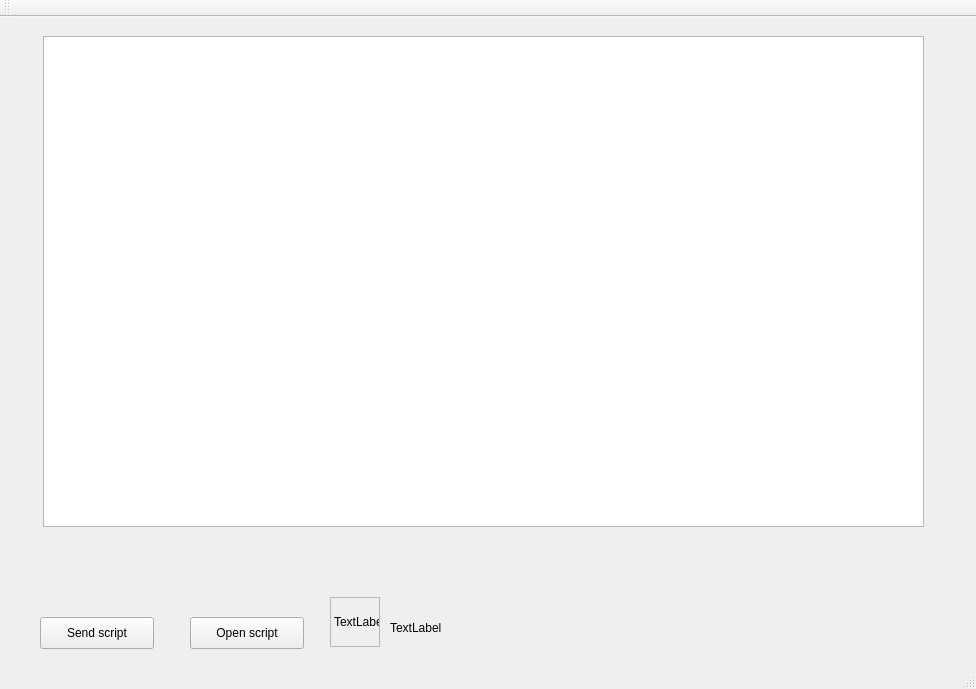
<?xml version="1.0" encoding="UTF-8"?>
<ui version="4.0">
 <class>MainWindow</class>
 <widget class="QMainWindow" name="MainWindow">
  <property name="geometry">
   <rect>
    <x>0</x>
    <y>0</y>
    <width>976</width>
    <height>689</height>
   </rect>
  </property>
  <property name="windowTitle">
   <string>MainWindow</string>
  </property>
  <widget class="QWidget" name="centralWidget">
   <widget class="QPushButton" name="sendResult">
    <property name="geometry">
     <rect>
      <x>40</x>
      <y>600</y>
      <width>114</width>
      <height>32</height>
     </rect>
    </property>
    <property name="text">
     <string>Send script</string>
    </property>
   </widget>
   <widget class="QPushButton" name="getResult">
    <property name="geometry">
     <rect>
      <x>190</x>
      <y>600</y>
      <width>114</width>
      <height>32</height>
     </rect>
    </property>
    <property name="text">
     <string>Open script</string>
    </property>
    <property name="autoRepeatInterval">
     <number>102</number>
    </property>
   </widget>
   <widget class="CodeEditor" name="plainTextEdit">
    <property name="geometry">
     <rect>
      <x>43</x>
      <y>19</y>
      <width>881</width>
      <height>491</height>
     </rect>
    </property>
   </widget>
   <widget class="QLabel" name="loadLable">
    <property name="enabled">
     <bool>true</bool>
    </property>
    <property name="geometry">
     <rect>
      <x>330</x>
      <y>580</y>
      <width>50</width>
      <height>50</height>
     </rect>
    </property>
    <property name="minimumSize">
     <size>
      <width>50</width>
      <height>50</height>
     </size>
    </property>
    <property name="maximumSize">
     <size>
      <width>50</width>
      <height>50</height>
     </size>
    </property>
    <property name="focusPolicy">
     <enum>Qt::WheelFocus</enum>
    </property>
    <property name="acceptDrops">
     <bool>true</bool>
    </property>
    <property name="frameShape">
     <enum>QFrame::StyledPanel</enum>
    </property>
    <property name="frameShadow">
     <enum>QFrame::Sunken</enum>
    </property>
    <property name="text">
     <string>TextLabel</string>
    </property>
   </widget>
   <widget class="QLabel" name="textLoadingLabel">
    <property name="geometry">
     <rect>
      <x>390</x>
      <y>600</y>
      <width>301</width>
      <height>21</height>
     </rect>
    </property>
    <property name="text">
     <string>TextLabel</string>
    </property>
   </widget>
  </widget>
  <widget class="QMenuBar" name="menuBar">
   <property name="geometry">
    <rect>
     <x>0</x>
     <y>0</y>
     <width>976</width>
     <height>20</height>
    </rect>
   </property>
  </widget>
  <widget class="QToolBar" name="mainToolBar">
   <attribute name="toolBarArea">
    <enum>TopToolBarArea</enum>
   </attribute>
   <attribute name="toolBarBreak">
    <bool>false</bool>
   </attribute>
  </widget>
  <widget class="QStatusBar" name="statusBar"/>
 </widget>
 <layoutdefault spacing="6" margin="11"/>
 <customwidgets>
  <customwidget>
   <class>CodeEditor</class>
   <extends>QPlainTextEdit</extends>
   <header>codeeditor.h</header>
  </customwidget>
 </customwidgets>
 <resources/>
 <connections/>
</ui>
